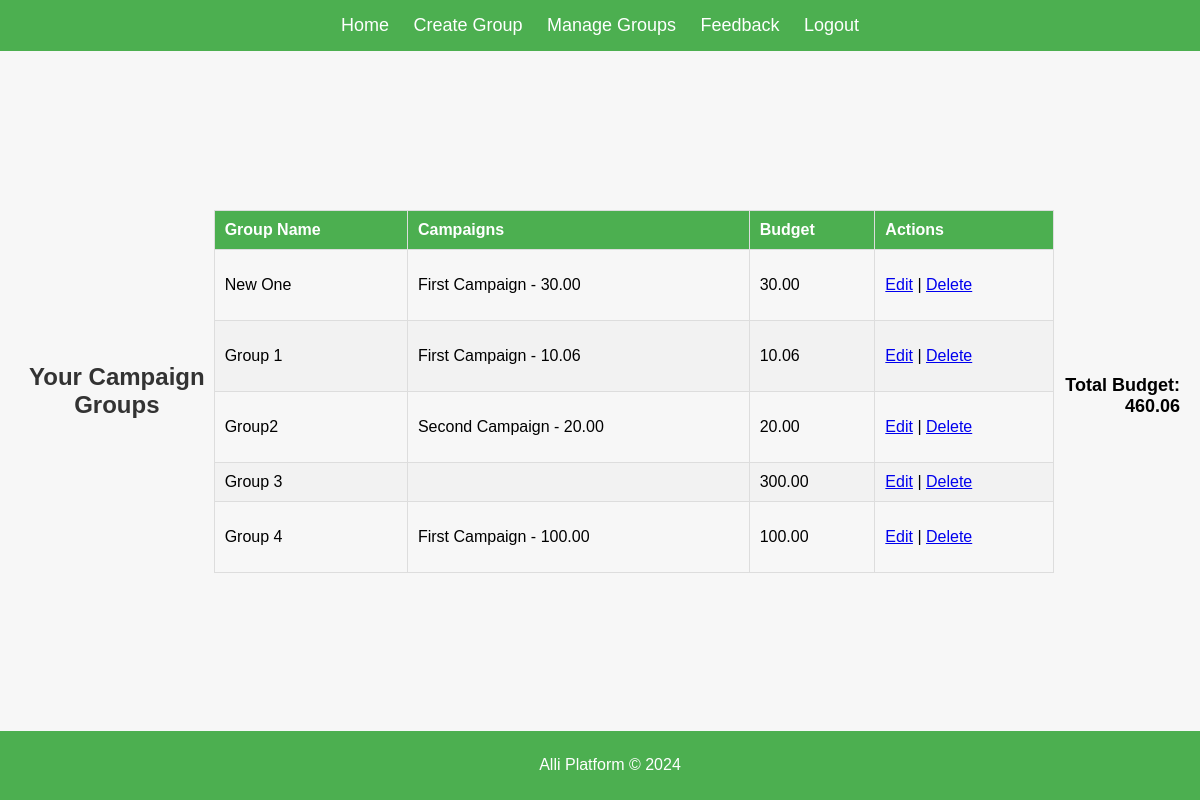
Before: /manage_groups/ (signed in) with the older database file.
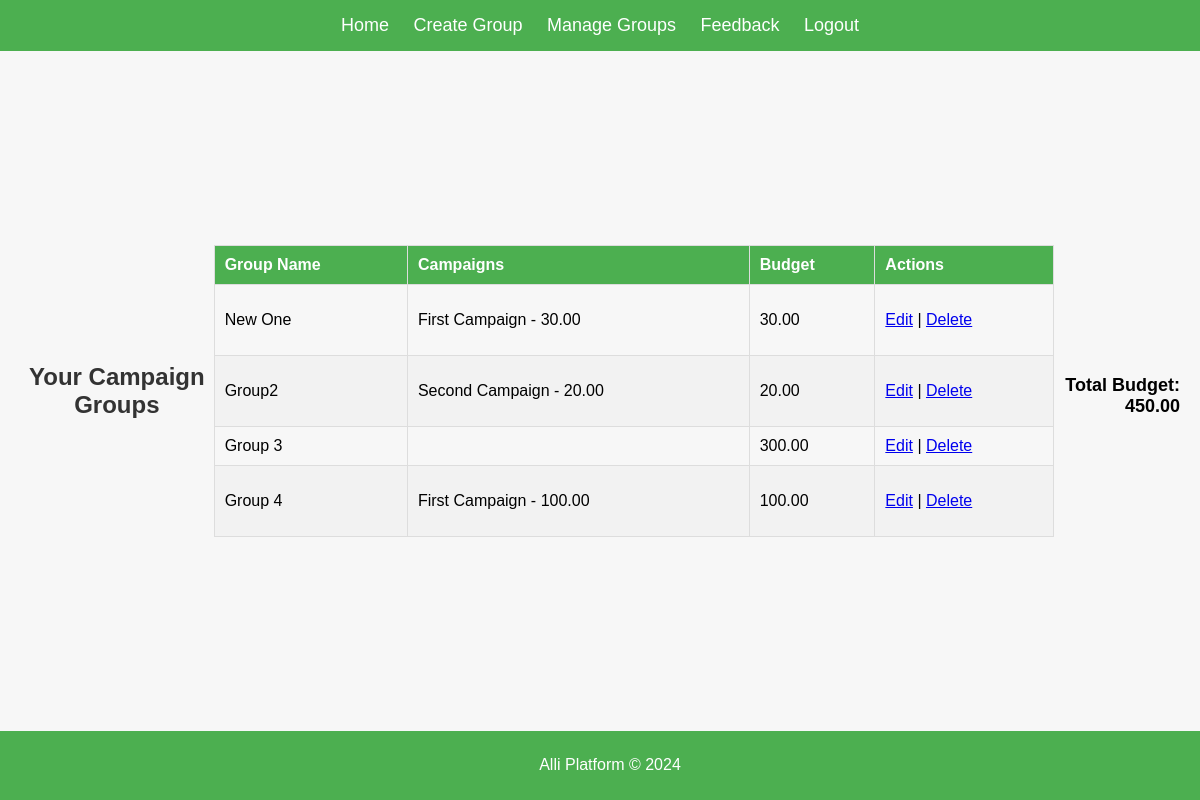
After: the same page with the newer database file.
### app/models.py (models this page shows, shortened)
class CampaignGroup(models.Model):
    name = models.CharField(max_length=100)
    description = models.TextField()
    created_by = models.ForeignKey(User, on_delete=models.CASCADE)
    campaigns = models.ManyToManyField(Campaign, through='GroupCampaign')  # Many-to-many with GroupCampaign intermediary
    total_budget = models.DecimalField(max_digits=10, decimal_places=2, default=0)  # Group-level total budget

class GroupCampaign(models.Model):
    group = models.ForeignKey(CampaignGroup, related_name='group_campaigns', on_delete=models.CASCADE)
    campaign = models.ForeignKey(Campaign, related_name='campaign_groups', on_delete=models.CASCADE)
    budget = models.DecimalField(max_digits=10, decimal_places=2)  # Budget for each campaign in the group
    class Meta:
        unique_together = ('group', 'campaign')  # Ensure each campaign is unique within a group

class Campaign(models.Model):
    name = models.CharField(max_length=100)

### app/views.py (the view)
# urls.py: path('manage_groups/', views.manage_groups, name='manage_groups'),
@login_required
def manage_groups(request):
    groups = CampaignGroup.objects.filter(created_by=request.user)  # Only show user's own groups
    total_budget = groups.aggregate(total=models.Sum('total_budget'))['total'] or 0  # Calculate total budget
    return render(request, 'app/manage_groups.html', {
        'groups': groups,
        'total_budget': total_budget
    })

### app/templates/app/manage_groups.html (shortened to what this page needs)
{% extends 'app/base.html' %}
{% block content %}
<h2>Your Campaign Groups</h2>
<table class="campaign-table">
    <thead>
        <tr>
            <th>Group Name</th>
            <th>Campaigns</th>
            <th>Budget</th>
            <th>Actions</th>
        </tr>
    </thead>
    <tbody>
        {% for group in groups %}
        <tr>
            <td>{{ group.name }}</td>
            <td>
                <ul>
                    {% for campaign in group.group_campaigns.all %}
                    <li>{{ campaign.campaign.name }} - {{ campaign.budget }}</li>
                    {% endfor %}
                </ul>
            </td>
            <td>{{ group.total_budget|floatformat:2 }}</td>
            <td>
                <a href="{% url 'edit_group' group.id %}">Edit</a> |
                <a href="{% url 'delete_group' group.id %}" onclick="return confirm('Are you sure you want to delete this group?');">Delete</a>
            </td>
        </tr>
        {% empty %}
        <tr>
            <td colspan="4">No groups available.</td>
        </tr>
        {% endfor %}
    </tbody>
</table>
<div class="total-budget">
    <strong>Total Budget: </strong>{{ total_budget|floatformat:2 }}
</div>
{% endblock %}

Changed rows visible on the page:
removed CampaignGroup: name "Group 1", total_budget "10.06"
removed GroupCampaign: campaign.name "First Campaign", budget "10.06", shown under "Group 1"
Other visible differences:
{{ total_budget|floatformat:2 }}: "460.06" → "450.00"
